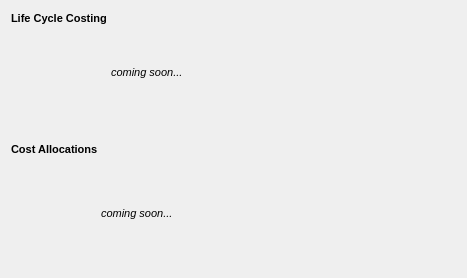
            <widget class="QWidget" name="scrollAreaWidgetContents_11">
             <property name="geometry">
              <rect>
               <x>0</x>
               <y>0</y>
               <width>463</width>
               <height>278</height>
              </rect>
             </property>
             <layout class="QVBoxLayout" name="verticalLayout_21">
              <item>
               <widget class="QLabel" name="lcc_title">
                <property name="minimumSize">
                 <size>
                  <width>445</width>
                  <height>16</height>
                 </size>
                </property>
                <property name="maximumSize">
                 <size>
                  <width>16777215</width>
                  <height>16</height>
                 </size>
                </property>
                <property name="text">
                 <string>&lt;!DOCTYPE HTML PUBLIC &quot;-//W3C//DTD HTML 4.0//EN&quot; &quot;http://www.w3.org/TR/REC-html40/strict.dtd&quot;&gt;
&lt;html&gt;&lt;head&gt;&lt;meta name=&quot;qrichtext&quot; content=&quot;1&quot; /&gt;&lt;style type=&quot;text/css&quot;&gt;
p, li { white-space: pre-wrap; }
&lt;/style&gt;&lt;/head&gt;&lt;body style=&quot; font-family:'MS Shell Dlg 2'; font-size:8.25pt; font-weight:400; font-style:normal;&quot;&gt;
&lt;p style=&quot; margin-top:0px; margin-bottom:0px; margin-left:0px; margin-right:0px; -qt-block-indent:0; text-indent:0px;&quot;&gt;&lt;span style=&quot; font-size:8pt; font-weight:600;&quot;&gt;Life Cycle Costing&lt;/span&gt;&lt;/p&gt;&lt;/body&gt;&lt;/html&gt;</string>
                </property>
               </widget>
              </item>
              <item>
               <widget class="QWidget" name="lcc_widget" native="true">
                <property name="minimumSize">
                 <size>
                  <width>0</width>
                  <height>100</height>
                 </size>
                </property>
                <widget class="QLabel" name="comingsoon_4">
                 <property name="geometry">
                  <rect>
                   <x>100</x>
                   <y>30</y>
                   <width>111</width>
                   <height>20</height>
                  </rect>
                 </property>
                 <property name="text">
                  <string>&lt;!DOCTYPE HTML PUBLIC &quot;-//W3C//DTD HTML 4.0//EN&quot; &quot;http://www.w3.org/TR/REC-html40/strict.dtd&quot;&gt;
&lt;html&gt;&lt;head&gt;&lt;meta name=&quot;qrichtext&quot; content=&quot;1&quot; /&gt;&lt;style type=&quot;text/css&quot;&gt;
p, li { white-space: pre-wrap; }
&lt;/style&gt;&lt;/head&gt;&lt;body style=&quot; font-family:'MS Shell Dlg 2'; font-size:8.25pt; font-weight:400; font-style:normal;&quot;&gt;
&lt;p style=&quot; margin-top:0px; margin-bottom:0px; margin-left:0px; margin-right:0px; -qt-block-indent:0; text-indent:0px;&quot;&gt;&lt;span style=&quot; font-size:8pt; font-style:italic;&quot;&gt;coming soon...&lt;/span&gt;&lt;/p&gt;&lt;/body&gt;&lt;/html&gt;</string>
                 </property>
                </widget>
               </widget>
              </item>
              <item>
               <widget class="QLabel" name="market_title">
                <property name="minimumSize">
                 <size>
                  <width>445</width>
                  <height>16</height>
                 </size>
                </property>
                <property name="maximumSize">
                 <size>
                  <width>16777215</width>
                  <height>16</height>
                 </size>
                </property>
                <property name="text">
                 <string>&lt;!DOCTYPE HTML PUBLIC &quot;-//W3C//DTD HTML 4.0//EN&quot; &quot;http://www.w3.org/TR/REC-html40/strict.dtd&quot;&gt;
&lt;html&gt;&lt;head&gt;&lt;meta name=&quot;qrichtext&quot; content=&quot;1&quot; /&gt;&lt;style type=&quot;text/css&quot;&gt;
p, li { white-space: pre-wrap; }
&lt;/style&gt;&lt;/head&gt;&lt;body style=&quot; font-family:'MS Shell Dlg 2'; font-size:8.25pt; font-weight:400; font-style:normal;&quot;&gt;
&lt;p style=&quot; margin-top:0px; margin-bottom:0px; margin-left:0px; margin-right:0px; -qt-block-indent:0; text-indent:0px;&quot;&gt;&lt;span style=&quot; font-size:8pt; font-weight:600;&quot;&gt;Cost Allocations&lt;/span&gt;&lt;/p&gt;&lt;/body&gt;&lt;/html&gt;</string>
                </property>
               </widget>
              </item>
              <item>
               <widget class="QWidget" name="market_widget" native="true">
                <property name="minimumSize">
                 <size>
                  <width>0</width>
                  <height>100</height>
                 </size>
                </property>
                <widget class="QLabel" name="comingsoon_5">
                 <property name="geometry">
                  <rect>
                   <x>90</x>
                   <y>40</y>
                   <width>111</width>
                   <height>20</height>
                  </rect>
                 </property>
                 <property name="text">
                  <string>&lt;!DOCTYPE HTML PUBLIC &quot;-//W3C//DTD HTML 4.0//EN&quot; &quot;http://www.w3.org/TR/REC-html40/strict.dtd&quot;&gt;
&lt;html&gt;&lt;head&gt;&lt;meta name=&quot;qrichtext&quot; content=&quot;1&quot; /&gt;&lt;style type=&quot;text/css&quot;&gt;
p, li { white-space: pre-wrap; }
&lt;/style&gt;&lt;/head&gt;&lt;body style=&quot; font-family:'MS Shell Dlg 2'; font-size:8.25pt; font-weight:400; font-style:normal;&quot;&gt;
&lt;p style=&quot; margin-top:0px; margin-bottom:0px; margin-left:0px; margin-right:0px; -qt-block-indent:0; text-indent:0px;&quot;&gt;&lt;span style=&quot; font-size:8pt; font-style:italic;&quot;&gt;coming soon...&lt;/span&gt;&lt;/p&gt;&lt;/body&gt;&lt;/html&gt;</string>
                 </property>
                </widget>
               </widget>
              </item>
             </layout>
            </widget>
